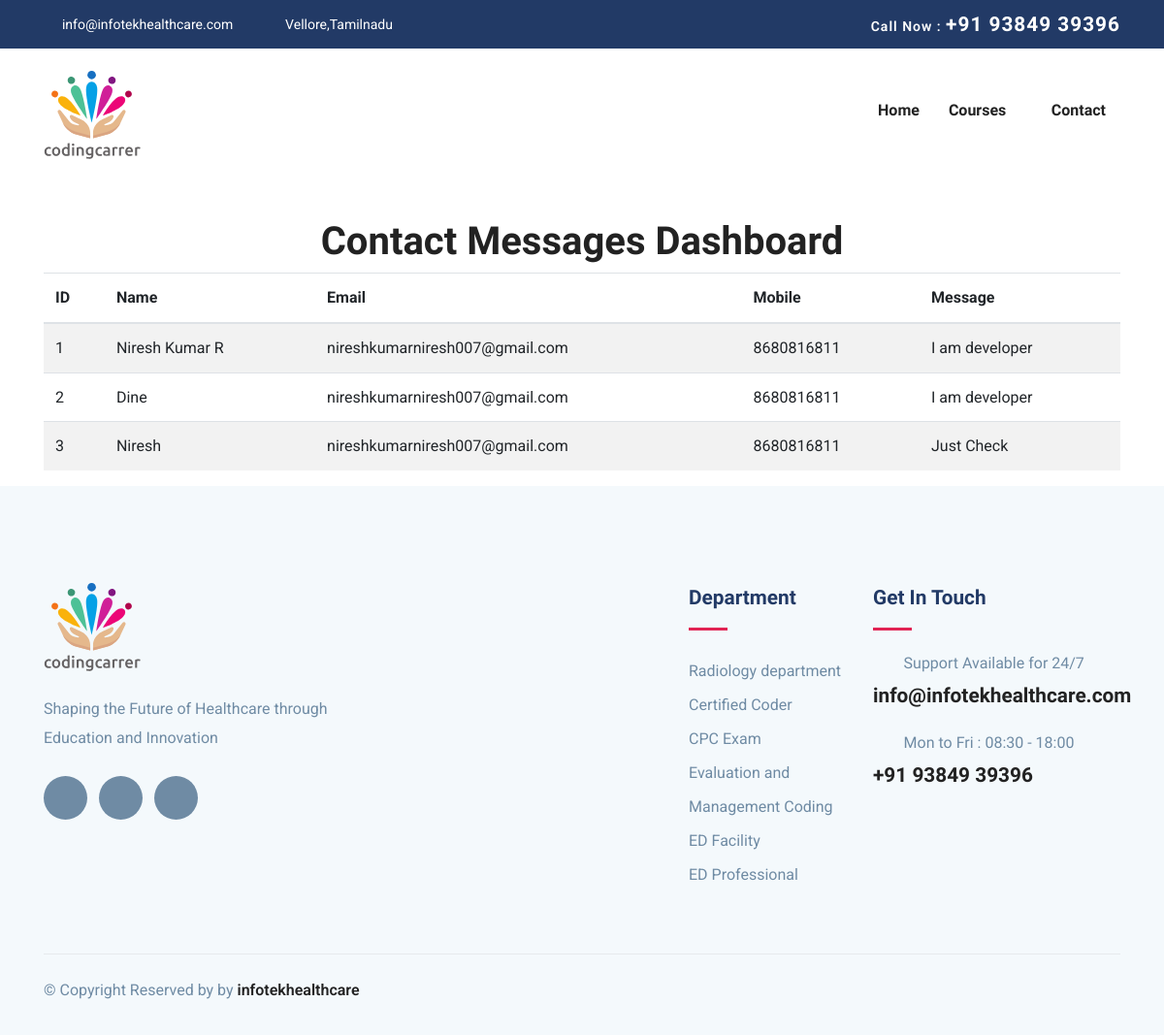
Page /dashboard on the earlier database version.
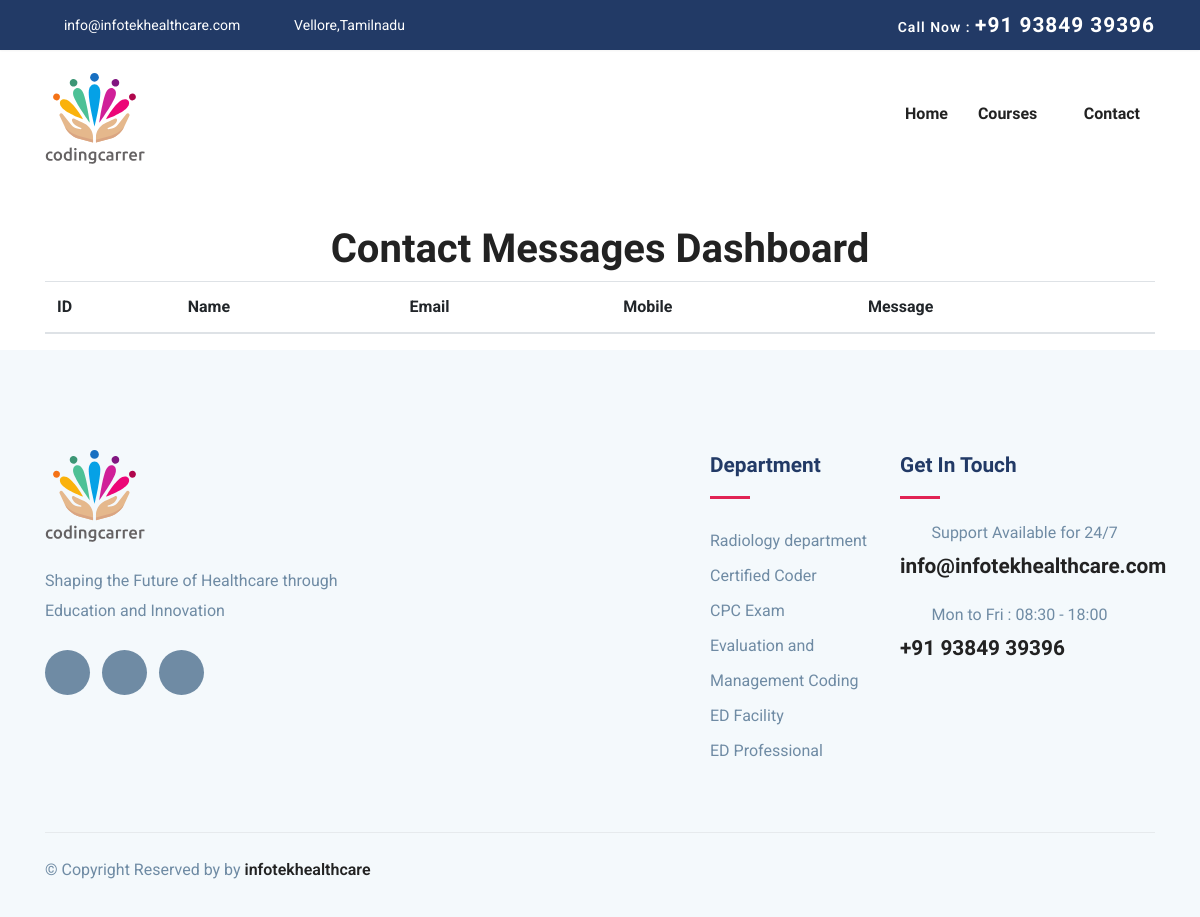
Same page on the later database version.
### app.py (models this page shows, shortened)
class ContactMessage(db.Model):
    id = db.Column(db.Integer, primary_key=True, autoincrement=True)
    name = db.Column(db.String(64), nullable=False)
    mobile = db.Column(db.String(20), nullable=False)
    email = db.Column(db.String(120), nullable=False)
    message = db.Column(db.String(300), nullable=False)
    created_at = db.Column(db.DateTime, default=db.func.current_timestamp())

### app.py (the view)
@app.route('/dashboard')
def dashboard():
    contact_messages = ContactMessage.query.all()
    return render_template('dashboard.html', contact_messages=contact_messages)

### templates/dashboard.html (shortened to what this page needs)
<!DOCTYPE html>
<html lang="zxx">
<head>
    <link rel="stylesheet" href="https://cdnjs.cloudflare.com/ajax/libs/font-awesome/5.15.4/css/all.min.css">
    <link rel="stylesheet" href="{{ url_for('static', filename='plugins/bootstrap/css/bootstrap.min.css') }}">
    <link rel="stylesheet" href="{{ url_for('static', filename='plugins/icofont/icofont.min.css') }}">
    <link rel="stylesheet" href="{{ url_for('static', filename='plugins/slick-carousel/slick/slick.css') }}">
    <link rel="stylesheet" href="{{ url_for('static', filename='plugins/slick-carousel/slick/slick-theme.css') }}">
    <link rel="stylesheet" href="{{ url_for('static', filename='css/style.css') }}">
</head>
<body id="top">
    <header>
        <div class="header-top-bar">
            <div class="container">
                <div class="row align-items-center">
                    <div class="col-lg-6">
                        <ul class="top-bar-info list-inline-item pl-0 mb-0">
                            <li class="list-inline-item"><a href="info@infotekhealthcare.com"><i
                                        class="icofont-support-faq mr-2"></i>info@infotekhealthcare.com</a></li>
                            <li class="list-inline-item"><i class="icofont-location-pin mr-2"></i>
                                Vellore,Tamilnadu </li>
                        </ul>
                    </div>
                    <div class="col-lg-6">
                        <div class="text-lg-right top-right-bar mt-2 mt-lg-0">
                            <a href="tel:+ +91 93849 39396
							">
                                <span>Call Now : </span>
                                <span class="h4"> +91 93849 39396
                                </span>
                            </a>
                        </div>
                    </div>
                </div>
            </div>
        </div>
        <nav class="navbar navbar-expand-lg navigation" id="navbar">
            <div class="container">
                <a class="navbar-brand" href="{{ url_for('index') }}">
                    <img src="{{ url_for('static', filename='images/Coding carrier.svg') }}" alt="Logo"
                        class="img-fluid" height="100px" width="100px">
                </a>
                <div class="collapse navbar-collapse" id="navbarmain">
                    <ul class="navbar-nav ml-auto">
                        <li class="nav-item active">
                            <a class="nav-link" href="{{ url_for('index') }}">Home</a>
                        </li>
                        <li class="nav-item dropdown">
                            <a class="nav-link dropdown-toggle" href="#" id="dropdown02" data-toggle="dropdown"
                                aria-haspopup="true" aria-expanded="false">Courses <i class="icofont-thin-down"></i></a>
                        </li>
                        <li class="nav-item"><a class="nav-link" href="{{ url_for('contact') }}">Contact</a></li>
                    </ul>
                </div>
            </div>
        </nav>
    </header>
    <div class="container mt-5">
        <h1 class="text-center">Contact Messages Dashboard</h1>
        <div class="table-responsive">
            <table class="table table-striped">
                <thead>
                    <tr>
                        <th>ID</th>
                        <th>Name</th>
                        <th>Email</th>
                        <th>Mobile</th>
                        <th>Message</th>
                    </tr>
                </thead>
                <tbody>
                    {% for message in contact_messages %}
                    <tr>
                        <td>{{ message.id }}</td>
                        <td>{{ message.name }}</td>
                        <td>{{ message.email }}</td>
                        <td>{{ message.mobile }}</td>
                        <td>{{ message.message }}</td>
                    </tr>
                    {% endfor %}
                </tbody>
            </table>
        </div>
    </div>
    <footer class="footer section gray-bg">
        <div class="container">
            <div class="row">
                <div class="col-lg-4 mr-auto col-sm-6">
                    <div class="widget mb-5 mb-lg-0">
                        <div class="logo mb-4">
                            <img src="{{ url_for('static', filename='images/Coding carrier.svg') }}" alt=""
                                class="img-fluid" height="100px" width="100px">
                        </div>
                        <p>Shaping the Future of Healthcare through Education and Innovation</p>
                        <ul class="list-inline footer-socials mt-4">
                            <li class="list-inline-item"><a href="#"><i class="icofont-facebook"></i></a></li>
                            <li class="list-inline-item"><a href="#"><i class="icofont-twitter"></i></a></li>
                            <li class="list-inline-item"><a href="#"><i class="icofont-linkedin"></i></a></li>
                        </ul>
                    </div>
                </div>
                <div class="col-lg-2 col-md-6 col-sm-6">
                    <div class="widget mb-5 mb-lg-0">
                        <h4 class="text-capitalize mb-3">Department</h4>
                        <div class="divider mb-4"></div>
                        <ul class="list-unstyled footer-menu lh-35">
                            <li><a href="{{ url_for('Interventional') }}"> Radiology
                                    department </a></li>
                            <li><a href="{{ url_for('certified_professional') }}">Certified Coder</a></li>
                            <li><a href="{{ url_for('CPC_Exam') }}">CPC Exam </a></li>
                            <li><a href="{{ url_for('Evaluation') }}">Evaluation and Management Coding</a>
                            </li>
                            <li><a href="{{ url_for('Ed_Facility') }}">ED Facility</a></li>
                            <li><a href="{{ url_for('Ed_Professional') }}">ED Professional</a></li>
                        </ul>
                    </div>
                </div>
                <div class="col-lg-3 col-md-6 col-sm-6">
                    <div class="widget widget-contact mb-5 mb-lg-0">
                        <h4 class="text-capitalize mb-3">Get in Touch</h4>
                        <div class="divider mb-4"></div>
                        <div class="footer-contact-block mb-4">
                            <div class="icon d-flex align-items-center">
                                <i class="icofont-email mr-3"></i>
                                <span class="h6 mb-0">Support Available for 24/7</span>
                            </div>
                            <h4 class="mt-2"><a href="info@infotekhealthcare.com">info@infotekhealthcare.com</a>
                            </h4>
                        </div>
                        <div class="footer-contact-block">
                            <div class="icon d-flex align-items-center">
                                <i class="icofont-support mr-3"></i>
                                <span class="h6 mb-0">Mon to Fri : 08:30 - 18:00</span>
                            </div>
                            <h4 class="mt-2"><a href="tel:+91 93849 39396">+91 93849 39396</a></h4>
                        </div>
                    </div>
                </div>
            </div>
            <div class="footer-btm py-4 mt-5">
                <div class="row align-items-center justify-content-between">
                    <div class="col-lg-6">
                        <div class="copyright">
                            &copy; Copyright Reserved by  by <a
                                href="https://infotekhealthcare.com/" target="_blank">infotekhealthcare</a>
                        </div>
                    </div>
    </footer>
</body>
</html>

### static/css/style.css (style rules this page uses)
html { overflow-x: hidden; }
body { line-height: 1.6; font-family: "Roboto", sans-serif; -webkit-font-smoothing: antialiased; font-size: 16px; color: #6F8BA4; font-weight: 400; }
h1, .h1, h2, .h2, h3, .h3, h4, .h4, h5, .h5, h6, .h6 { font-family: "Exo", sans-serif; font-weight: 700; color: #222; }
h1, .h1 { font-size: 2.5rem; }
h4, .h4 { font-size: 1.3rem; line-height: 30px; }
h6, .h6 { font-size: 1rem; }
p { line-height: 30px; }
.section { padding: 100px 0; }
a { color: #222; text-decoration: none; transition: all .35s ease; }
.gray-bg { background: #f4f9fc; }
#navbarmain { padding: 20px 0px; }
#navbarmain .nav-link { font-weight: 600; padding: 10px 15px; color: #222; font-family: "Exo", sans-serif; text-transform: capitalize; font-size: 16px; transition: all .25s ease; }
.dropdown-toggle::after { display: none; }
.navbar-brand { margin-top: 10px; }
.header-top-bar { background: #223a66; font-size: 14px; padding: 10px 0px; box-shadow: 0 1px 2px rgba(0, 0, 0, 0.05); color: #fff; }
.top-bar-info li a { color: #fff; margin-right: 20px; }
.top-right-bar a span { color: #fff; font-weight: 600; letter-spacing: 1px; }
.divider { width: 40px; height: 5px; background: #e12454; }
.lh-35 { line-height: 35px; }
.footer { padding-bottom: 10px; }
.footer .copyright a { font-weight: 600; }
.logo { font-weight: 600; letter-spacing: 1px; }
.widget .divider { height: 3px; }
.widget h4 { color: #223a66; }
.widget .footer-menu a { color: #6F8BA4; }
.footer-contact-block span { font-weight: 400; color: #6F8BA4; }
.footer-contact-block i { font-size: 20px; }
.footer-btm { border-top: 1px solid rgba(0, 0, 0, 0.06); }
.footer-socials li a { width: 45px; height: 45px; background: #6F8BA4; color: #fff; display: inline-block; text-align: center; border-radius: 100%; padding-top: 12px; }

Differences in the rows shown:
removed ContactMessage: id "1", name "Niresh Kumar R", email "nireshkumarniresh007@gmail.com", mobile "8680816811", message "I am developer"
removed ContactMessage: id "2", name "Dine", email "nireshkumarniresh007@gmail.com", mobile "8680816811", message "I am developer"
removed ContactMessage: id "3", name "Niresh", email "nireshkumarniresh007@gmail.com", mobile "8680816811", message "Just Check"
